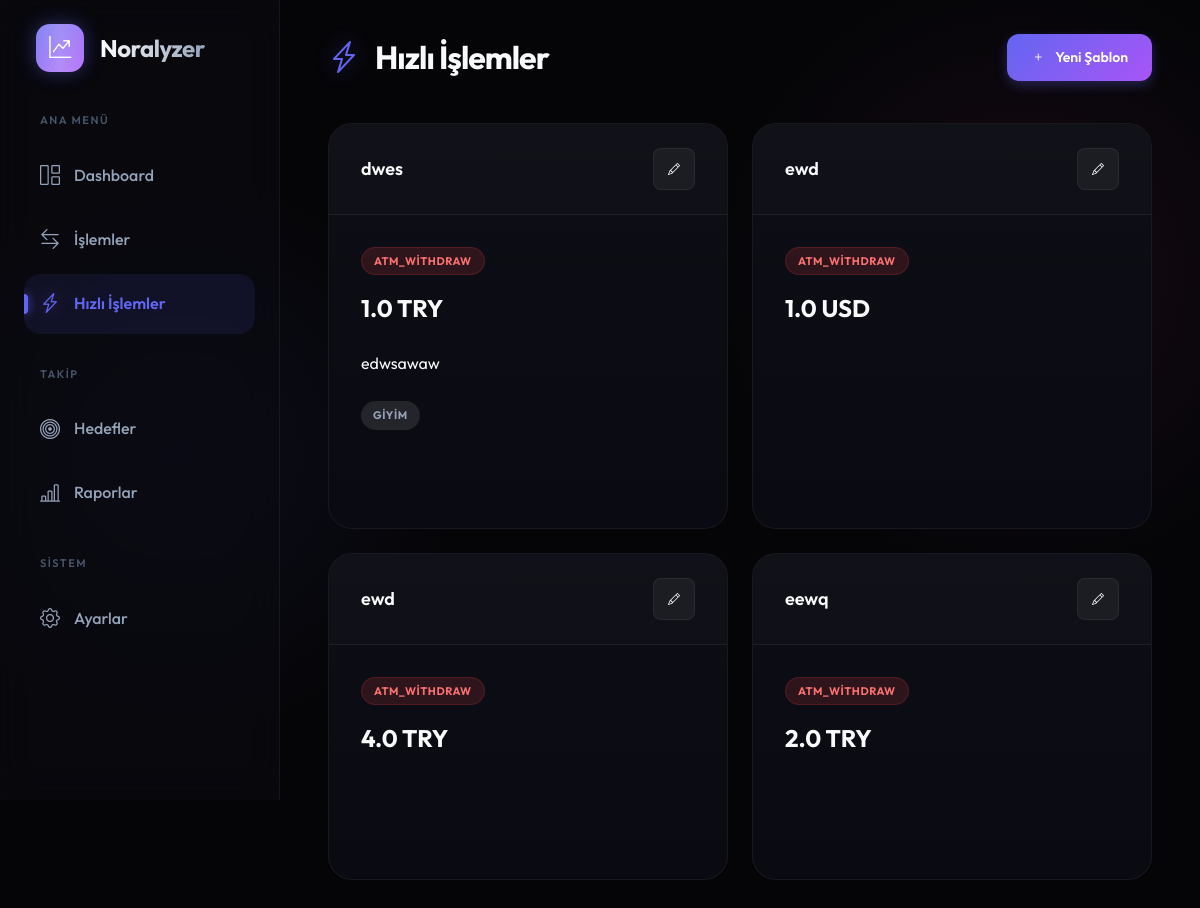
The page /quick-transactions on the database as committed earlier.
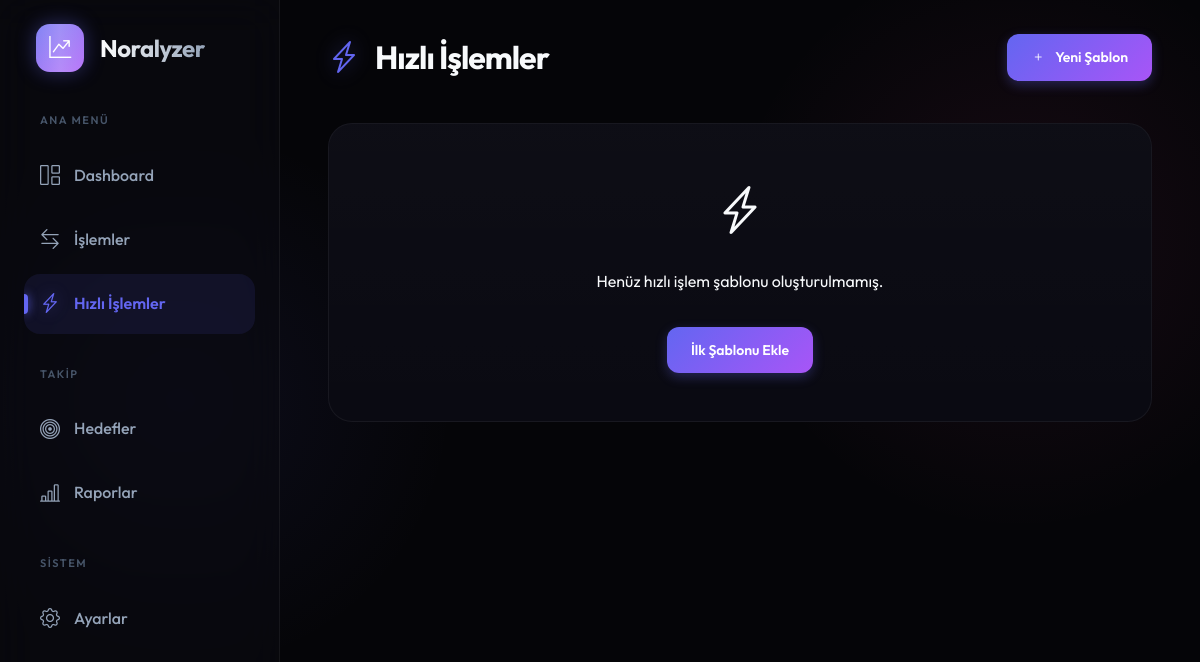
The same page on the database as committed later.
### app.py (models this page shows)
class QuickTransaction(db.Model):
    id = db.Column(db.Integer, primary_key=True)
    name = db.Column(db.String(100), nullable=False)
    amount = db.Column(db.Float)
    currency = db.Column(db.String(10))
    transaction_type = db.Column(db.String(30))
    description = db.Column(db.Text)
    category_id = db.Column(db.Integer, db.ForeignKey('category.id'))
    card_id = db.Column(db.Integer, db.ForeignKey('card.id'))
    bank_id = db.Column(db.Integer, db.ForeignKey('bank.id'))
    person_id = db.Column(db.Integer, db.ForeignKey('person.id'))
    place_id = db.Column(db.Integer, db.ForeignKey('place.id'))
    created_at = db.Column(db.DateTime, default=datetime.utcnow)
    category = db.relationship('Category')
    card = db.relationship('Card')
    bank = db.relationship('Bank')
    person = db.relationship('Person')
    place = db.relationship('Place')

class Category(db.Model):
    id = db.Column(db.Integer, primary_key=True)
    name = db.Column(db.String(50), nullable=False)
    icon = db.Column(db.String(50))
    color = db.Column(db.String(7), default='#6c757d')

### app.py (the view)
@app.route('/quick-transactions')
def quick_transactions():
    quick_txs = QuickTransaction.query.all()
    return render_template('quick_transactions.html', quick_transactions=quick_txs)

### templates/quick_transactions.html (shortened to what this page needs)
{% extends "base.html" %}
{% block content %}
<div class="page-header">
    <h1 class="page-title"><i class="bi bi-lightning-charge"></i> Hızlı İşlemler</h1>
    <a href="{{ url_for('transactions.add_quick_transaction') }}" class="btn btn-primary"><i class="bi bi-plus"></i> Yeni Şablon</a>
</div>
<div class="grid-responsive">
    {% for qt in quick_transactions %}
    <div class="card h-100">
        <div class="card-header">
            <h3>{{ qt.name }}</h3>
            <div class="d-flex gap-1">
                <a href="{{ url_for('transactions.edit_quick_transaction', id=qt.id) }}" class="btn btn-secondary btn-icon btn-sm"><i class="bi bi-pencil"></i></a>
            </div>
        </div>
        <div class="card-body d-flex flex-column h-100">
            <div class="flex-1">
                <p class="mb-2 text-muted">
                    <span class="badge {% if qt.transaction_type in ['income', 'cash_in', 'bank_deposit'] %}badge-success{% else %}badge-danger{% endif %}">
                        {{ qt.transaction_type }}
                    </span>
                </p>
                {% if qt.amount %}
                <h2 class="{% if qt.transaction_type in ['income', 'cash_in', 'bank_deposit'] %}text-success{% else %}text-danger{% endif %} mb-3">
                    {{ qt.amount }} {{ qt.currency }}
                </h2>
                {% else %}
                <p class="text-muted mb-3">Tutar girilmemiş</p>
                {% endif %}
                {% if qt.description %}
                <p class="text-main mb-3">{{ qt.description }}</p>
                {% endif %}
                <div class="d-flex flex-wrap gap-1 mb-3">
                    {% if qt.category %}<span class="badge badge-secondary">{{ qt.category.name }}</span>{% endif %}
                </div>
            </div>
        </div>
    </div>
    {% else %}
    <div class="card" style="grid-column: 1 / -1;">
        <div class="card-body text-center py-5">
            <div class="empty-state">
                <i class="bi bi-lightning-charge" style="font-size: 48px; margin-bottom: 20px; display: block;"></i>
                <p class="text-muted mb-4">Henüz hızlı işlem şablonu oluşturulmamış.</p>
                <a href="{{ url_for('transactions.add_quick_transaction') }}" class="btn btn-primary">İlk Şablonu Ekle</a>
            </div>
        </div>
    </div>
    {% endfor %}
</div>
{% endblock %}

### templates/base.html (shortened to what this page needs)
<!DOCTYPE html>
<html lang="tr">
  <head>
    <link
      href="https://cdn.jsdelivr.net/npm/bootstrap-icons@1.11.1/font/bootstrap-icons.css"
      rel="stylesheet"
    />
    <link
      href="{{ url_for('static', filename='css/style.css') }}"
      rel="stylesheet"
    />
  </head>
  <body>
    <div class="app-container">
      <aside class="sidebar">
        <div class="sidebar-header">
          <a href="{{ url_for('main.dashboard') }}" class="logo">
            <div class="logo-icon"><i class="bi bi-graph-up-arrow"></i></div>
            <span class="logo-text">Noralyzer</span>
          </a>
        </div>
        <nav class="sidebar-nav">
          <div class="nav-section">
            <div class="nav-section-title">Ana Menü</div>
            <a
              href="{{ url_for('main.dashboard') }}"
              class="nav-item {% if request.endpoint == 'main.dashboard' %}active{% endif %}"
            >
              <i class="bi bi-grid-1x2"></i>
              <span>Dashboard</span>
            </a>
            <a
              href="{{ url_for('transactions.transactions') }}"
              class="nav-item {% if 'transaction' in request.endpoint and 'quick' not in request.endpoint %}active{% endif %}"
            >
              <i class="bi bi-arrow-left-right"></i>
              <span>İşlemler</span>
            </a>
            <a
              href="{{ url_for('transactions.quick_transactions') }}"
              class="nav-item {% if 'quick' in request.endpoint %}active{% endif %}"
            >
              <i class="bi bi-lightning-charge"></i>
              <span>Hızlı İşlemler</span>
            </a>
          </div>
          <div class="nav-section">
            <div class="nav-section-title">Takip</div>
            <a
              href="{{ url_for('budgets.goals') }}"
              class="nav-item {% if 'goal' in request.endpoint %}active{% endif %}"
            >
              <i class="bi bi-bullseye"></i>
              <span>Hedefler</span>
            </a>
            <a
              href="{{ url_for('reports.reports') }}"
              class="nav-item {% if 'report' in request.endpoint %}active{% endif %}"
            >
              <i class="bi bi-bar-chart-line"></i>
              <span>Raporlar</span>
            </a>
          </div>
          <div class="nav-section">
            <div class="nav-section-title">Sistem</div>
            <a
              href="{{ url_for('main.settings') }}"
              class="nav-item {% if 'setting' in request.endpoint %}active{% endif %}"
            >
              <i class="bi bi-gear"></i>
              <span>Ayarlar</span>
            </a>
          </div>
        </nav>
      </aside>
      <main class="main-content">
         {% block content %}{% endblock %}
      </main>
    </div>
  </body>
</html>

Rows that differ between the two databases and show on the page:
removed QuickTransaction: name "dwes", transaction_type "ATM_WITHDRAW", amount "1.0", currency "TRY", description "edwsawaw", category.name "GIYIM"
removed QuickTransaction: name "ewd", transaction_type "ATM_WITHDRAW", amount "1.0", currency "USD"
removed QuickTransaction: name "ewd", transaction_type "ATM_WITHDRAW", amount "4.0", currency "TRY"
removed QuickTransaction: name "eewq", transaction_type "ATM_WITHDRAW", amount "2.0", currency "TRY"
Other text that changed with them:
text now shown: "Henüz hızlı işlem şablonu oluşturulmamış. İlk Şablonu Ekle"
